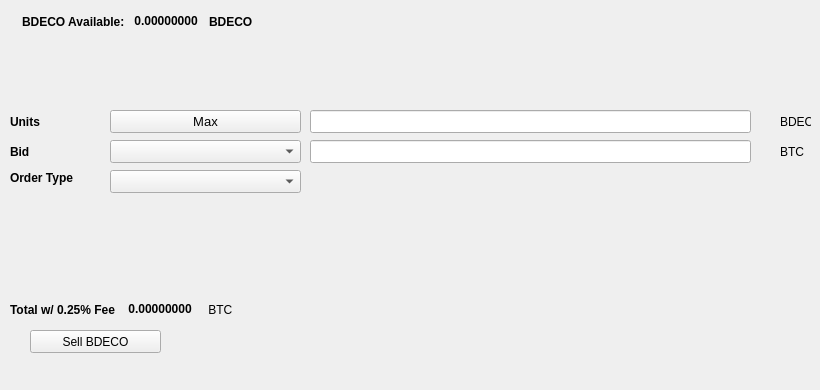
   <widget class="QWidget" name="SellTab">
    <attribute name="title">
     <string>Sell</string>
    </attribute>
    <widget class="QLabel" name="label_16">
     <property name="geometry">
      <rect>
       <x>780</x>
       <y>140</y>
       <width>31</width>
       <height>23</height>
      </rect>
     </property>
     <property name="text">
      <string>BTC</string>
     </property>
    </widget>
    <widget class="QComboBox" name="SellBidcomboBox">
     <property name="geometry">
      <rect>
       <x>110</x>
       <y>140</y>
       <width>191</width>
       <height>23</height>
      </rect>
     </property>
     <property name="font">
      <font>
       <pointsize>10</pointsize>
      </font>
     </property>
    </widget>
    <widget class="QLabel" name="label_18">
     <property name="geometry">
      <rect>
       <x>10</x>
       <y>110</y>
       <width>46</width>
       <height>23</height>
      </rect>
     </property>
     <property name="font">
      <font>
       <weight>75</weight>
       <bold>true</bold>
      </font>
     </property>
     <property name="text">
      <string>Units</string>
     </property>
    </widget>
    <widget class="QPushButton" name="Sell_Max_Amount">
     <property name="geometry">
      <rect>
       <x>110</x>
       <y>110</y>
       <width>191</width>
       <height>23</height>
      </rect>
     </property>
     <property name="font">
      <font>
       <pointsize>10</pointsize>
      </font>
     </property>
     <property name="text">
      <string>Max</string>
     </property>
    </widget>
    <widget class="QLabel" name="label_20">
     <property name="geometry">
      <rect>
       <x>10</x>
       <y>170</y>
       <width>91</width>
       <height>16</height>
      </rect>
     </property>
     <property name="font">
      <font>
       <weight>75</weight>
       <bold>true</bold>
      </font>
     </property>
     <property name="text">
      <string>Order Type</string>
     </property>
    </widget>
    <widget class="QComboBox" name="SellOrdertypeCombo">
     <property name="geometry">
      <rect>
       <x>110</x>
       <y>170</y>
       <width>191</width>
       <height>23</height>
      </rect>
     </property>
     <property name="font">
      <font>
       <pointsize>10</pointsize>
      </font>
     </property>
    </widget>
    <widget class="QLabel" name="label_21">
     <property name="geometry">
      <rect>
       <x>10</x>
       <y>140</y>
       <width>46</width>
       <height>23</height>
      </rect>
     </property>
     <property name="font">
      <font>
       <weight>75</weight>
       <bold>true</bold>
      </font>
     </property>
     <property name="text">
      <string>Bid</string>
     </property>
    </widget>
    <widget class="QLabel" name="label_22">
     <property name="geometry">
      <rect>
       <x>780</x>
       <y>110</y>
       <width>31</width>
       <height>23</height>
      </rect>
     </property>
     <property name="text">
      <string>BDECO</string>
     </property>
    </widget>
    <widget class="QLineEdit" name="UnitsInputBDECO">
     <property name="geometry">
      <rect>
       <x>310</x>
       <y>110</y>
       <width>441</width>
       <height>23</height>
      </rect>
     </property>
     <property name="font">
      <font>
       <pointsize>9</pointsize>
       <weight>75</weight>
       <bold>true</bold>
      </font>
     </property>
    </widget>
    <widget class="QLineEdit" name="SellBidPriceEdit">
     <property name="geometry">
      <rect>
       <x>310</x>
       <y>140</y>
       <width>441</width>
       <height>23</height>
      </rect>
     </property>
     <property name="font">
      <font>
       <pointsize>9</pointsize>
       <weight>75</weight>
       <bold>true</bold>
      </font>
     </property>
    </widget>
    <widget class="QPushButton" name="SellBDECOBTN">
     <property name="geometry">
      <rect>
       <x>30</x>
       <y>330</y>
       <width>131</width>
       <height>23</height>
      </rect>
     </property>
     <property name="text">
      <string>Sell BDECO</string>
     </property>
     <property name="icon">
      <iconset resource="../bdcashprotocol">
       <normaloff>:/icons/bitcoin</normaloff>:/icons/bitcoin</iconset>
     </property>
    </widget>
    <widget class="QWidget" name="layoutWidget3">
     <property name="geometry">
      <rect>
       <x>22</x>
       <y>12</y>
       <width>258</width>
       <height>19</height>
      </rect>
     </property>
     <layout class="QHBoxLayout" name="horizontalLayout">
      <item>
       <widget class="QLabel" name="label232_2">
        <property name="font">
         <font>
          <weight>75</weight>
          <bold>true</bold>
         </font>
        </property>
        <property name="text">
         <string>BDECO Available:</string>
        </property>
       </widget>
      </item>
      <item>
       <widget class="QLabel" name="BDECOAvailableLabel">
        <property name="palette">
         <palette>
          <active>
           <colorrole role="WindowText">
            <brush brushstyle="SolidPattern">
             <color alpha="255">
              <red>0</red>
              <green>0</green>
              <blue>0</blue>
             </color>
            </brush>
           </colorrole>
           <colorrole role="Button">
            <brush brushstyle="SolidPattern">
             <color alpha="255">
              <red>0</red>
              <green>170</green>
              <blue>0</blue>
             </color>
            </brush>
           </colorrole>
           <colorrole role="Light">
            <brush brushstyle="SolidPattern">
             <color alpha="255">
              <red>0</red>
              <green>255</green>
              <blue>0</blue>
             </color>
            </brush>
           </colorrole>
           <colorrole role="Midlight">
            <brush brushstyle="SolidPattern">
             <color alpha="255">
              <red>0</red>
              <green>212</green>
              <blue>0</blue>
             </color>
            </brush>
           </colorrole>
           <colorrole role="Dark">
            <brush brushstyle="SolidPattern">
             <color alpha="255">
              <red>0</red>
              <green>85</green>
              <blue>0</blue>
             </color>
            </brush>
           </colorrole>
           <colorrole role="Mid">
            <brush brushstyle="SolidPattern">
             <color alpha="255">
              <red>0</red>
              <green>113</green>
              <blue>0</blue>
             </color>
            </brush>
           </colorrole>
           <colorrole role="Text">
            <brush brushstyle="SolidPattern">
             <color alpha="255">
              <red>0</red>
              <green>170</green>
              <blue>0</blue>
             </color>
            </brush>
           </colorrole>
           <colorrole role="BrightText">
            <brush brushstyle="SolidPattern">
             <color alpha="255">
              <red>255</red>
              <green>255</green>
              <blue>255</blue>
             </color>
            </brush>
           </colorrole>
           <colorrole role="ButtonText">
            <brush brushstyle="SolidPattern">
             <color alpha="255">
              <red>0</red>
              <green>0</green>
              <blue>0</blue>
             </color>
            </brush>
           </colorrole>
           <colorrole role="Base">
            <brush brushstyle="SolidPattern">
             <color alpha="255">
              <red>255</red>
              <green>255</green>
              <blue>255</blue>
             </color>
            </brush>
           </colorrole>
           <colorrole role="Window">
            <brush brushstyle="SolidPattern">
             <color alpha="255">
              <red>0</red>
              <green>170</green>
              <blue>0</blue>
             </color>
            </brush>
           </colorrole>
           <colorrole role="Shadow">
            <brush brushstyle="SolidPattern">
             <color alpha="255">
              <red>0</red>
              <green>0</green>
              <blue>0</blue>
             </color>
            </brush>
           </colorrole>
           <colorrole role="AlternateBase">
            <brush brushstyle="SolidPattern">
             <color alpha="255">
              <red>127</red>
              <green>212</green>
              <blue>127</blue>
             </color>
            </brush>
           </colorrole>
           <colorrole role="ToolTipBase">
            <brush brushstyle="SolidPattern">
             <color alpha="255">
              <red>255</red>
              <green>255</green>
              <blue>220</blue>
             </color>
            </brush>
           </colorrole>
           <colorrole role="ToolTipText">
            <brush brushstyle="SolidPattern">
             <color alpha="255">
              <red>0</red>
              <green>0</green>
              <blue>0</blue>
             </color>
            </brush>
           </colorrole>
          </active>
          <inactive>
           <colorrole role="WindowText">
            <brush brushstyle="SolidPattern">
             <color alpha="255">
              <red>0</red>
              <green>0</green>
              <blue>0</blue>
             </color>
            </brush>
           </colorrole>
           <colorrole role="Button">
            <brush brushstyle="SolidPattern">
             <color alpha="255">
              <red>0</red>
              <green>170</green>
              <blue>0</blue>
             </color>
            </brush>
           </colorrole>
           <colorrole role="Light">
            <brush brushstyle="SolidPattern">
             <color alpha="255">
              <red>0</red>
              <green>255</green>
              <blue>0</blue>
             </color>
            </brush>
           </colorrole>
           <colorrole role="Midlight">
            <brush brushstyle="SolidPattern">
             <color alpha="255">
              <red>0</red>
              <green>212</green>
              <blue>0</blue>
             </color>
            </brush>
           </colorrole>
           <colorrole role="Dark">
            <brush brushstyle="SolidPattern">
             <color alpha="255">
              <red>0</red>
              <green>85</green>
              <blue>0</blue>
             </color>
            </brush>
           </colorrole>
           <colorrole role="Mid">
            <brush brushstyle="SolidPattern">
             <color alpha="255">
              <red>0</red>
              <green>113</green>
              <blue>0</blue>
             </color>
            </brush>
           </colorrole>
           <colorrole role="Text">
            <brush brushstyle="SolidPattern">
             <color alpha="255">
              <red>0</red>
              <green>170</green>
              <blue>0</blue>
             </color>
            </brush>
           </colorrole>
           <colorrole role="BrightText">
            <brush brushstyle="SolidPattern">
             <color alpha="255">
              <red>255</red>
              <green>255</green>
              <blue>255</blue>
             </color>
            </brush>
           </colorrole>
           <colorrole role="ButtonText">
            <brush brushstyle="SolidPattern">
             <color alpha="255">
              <red>0</red>
              <green>0</green>
              <blue>0</blue>
             </color>
            </brush>
           </colorrole>
           <colorrole role="Base">
            <brush brushstyle="SolidPattern">
             <color alpha="255">
              <red>255</red>
              <green>255</green>
              <blue>255</blue>
             </color>
            </brush>
           </colorrole>
           <colorrole role="Window">
            <brush brushstyle="SolidPattern">
             <color alpha="255">
              <red>0</red>
              <green>170</green>
              <blue>0</blue>
             </color>
            </brush>
           </colorrole>
           <colorrole role="Shadow">
            <brush brushstyle="SolidPattern">
             <color alpha="255">
              <red>0</red>
              <green>0</green>
              <blue>0</blue>
             </color>
            </brush>
           </colorrole>
           <colorrole role="AlternateBase">
            <brush brushstyle="SolidPattern">
             <color alpha="255">
              <red>127</red>
              <green>212</green>
              <blue>127</blue>
             </color>
            </brush>
           </colorrole>
           <colorrole role="ToolTipBase">
            <brush brushstyle="SolidPattern">
             <color alpha="255">
              <red>255</red>
              <green>255</green>
              <blue>220</blue>
             </color>
            </brush>
           </colorrole>
           <colorrole role="ToolTipText">
            <brush brushstyle="SolidPattern">
             <color alpha="255">
              <red>0</red>
              <green>0</green>
              <blue>0</blue>
             </color>
            </brush>
           </colorrole>
          </inactive>
          <disabled>
           <colorrole role="WindowText">
            <brush brushstyle="SolidPattern">
             <color alpha="255">
              <red>0</red>
              <green>85</green>
              <blue>0</blue>
             </color>
            </brush>
           </colorrole>
           <colorrole role="Button">
            <brush brushstyle="SolidPattern">
             <color alpha="255">
              <red>0</red>
              <green>170</green>
              <blue>0</blue>
             </color>
            </brush>
           </colorrole>
           <colorrole role="Light">
            <brush brushstyle="SolidPattern">
             <color alpha="255">
              <red>0</red>
              <green>255</green>
              <blue>0</blue>
             </color>
            </brush>
           </colorrole>
           <colorrole role="Midlight">
            <brush brushstyle="SolidPattern">
             <color alpha="255">
              <red>0</red>
              <green>212</green>
              <blue>0</blue>
             </color>
            </brush>
           </colorrole>
           <colorrole role="Dark">
            <brush brushstyle="SolidPattern">
             <color alpha="255">
              <red>0</red>
              <green>85</green>
              <blue>0</blue>
             </color>
            </brush>
           </colorrole>
           <colorrole role="Mid">
            <brush brushstyle="SolidPattern">
             <color alpha="255">
              <red>0</red>
              <green>113</green>
              <blue>0</blue>
             </color>
            </brush>
           </colorrole>
           <colorrole role="Text">
            <brush brushstyle="SolidPattern">
             <color alpha="255">
              <red>0</red>
              <green>85</green>
              <blue>0</blue>
             </color>
            </brush>
           </colorrole>
           <colorrole role="BrightText">
            <brush brushstyle="SolidPattern">
             <color alpha="255">
              <red>255</red>
              <green>255</green>
              <blue>255</blue>
             </color>
            </brush>
           </colorrole>
           <colorrole role="ButtonText">
            <brush brushstyle="SolidPattern">
             <color alpha="255">
              <red>0</red>
              <green>85</green>
              <blue>0</blue>
             </color>
            </brush>
           </colorrole>
           <colorrole role="Base">
            <brush brushstyle="SolidPattern">
             <color alpha="255">
              <red>0</red>
              <green>170</green>
              <blue>0</blue>
             </color>
            </brush>
           </colorrole>
           <colorrole role="Window">
            <brush brushstyle="SolidPattern">
             <color alpha="255">
              <red>0</red>
              <green>170</green>
              <blue>0</blue>
             </color>
            </brush>
           </colorrole>
           <colorrole role="Shadow">
            <brush brushstyle="SolidPattern">
             <color alpha="255">
              <red>0</red>
              <green>0</green>
              <blue>0</blue>
             </color>
            </brush>
           </colorrole>
           <colorrole role="AlternateBase">
            <brush brushstyle="SolidPattern">
             <color alpha="255">
              <red>0</red>
              <green>170</green>
              <blue>0</blue>
             </color>
            </brush>
           </colorrole>
           <colorrole role="ToolTipBase">
            <brush brushstyle="SolidPattern">
             <color alpha="255">
              <red>255</red>
              <green>255</green>
              <blue>220</blue>
             </color>
            </brush>
           </colorrole>
           <colorrole role="ToolTipText">
            <brush brushstyle="SolidPattern">
             <color alpha="255">
              <red>0</red>
              <green>0</green>
              <blue>0</blue>
             </color>
            </brush>
           </colorrole>
          </disabled>
         </palette>
        </property>
        <property name="font">
         <font>
          <weight>75</weight>
          <bold>true</bold>
         </font>
        </property>
        <property name="text">
         <string> 0.00000000 </string>
        </property>
        <property name="textInteractionFlags">
         <set>Qt::LinksAccessibleByMouse|Qt::TextSelectableByKeyboard|Qt::TextSelectableByMouse</set>
        </property>
       </widget>
      </item>
      <item>
       <widget class="QLabel" name="labelBDECO">
        <property name="font">
         <font>
          <weight>75</weight>
          <bold>true</bold>
         </font>
        </property>
        <property name="text">
         <string>BDECO</string>
        </property>
       </widget>
      </item>
     </layout>
    </widget>
    <widget class="QWidget" name="layoutWidget">
     <property name="geometry">
      <rect>
       <x>10</x>
       <y>300</y>
       <width>268</width>
       <height>19</height>
      </rect>
     </property>
     <layout class="QHBoxLayout" name="horizontalLayout_2">
      <item>
       <widget class="QLabel" name="label_19">
        <property name="font">
         <font>
          <weight>75</weight>
          <bold>true</bold>
         </font>
        </property>
        <property name="text">
         <string>Total w/ 0.25% Fee </string>
        </property>
       </widget>
      </item>
      <item>
       <widget class="QLabel" name="SellCostLabel">
        <property name="palette">
         <palette>
          <active>
           <colorrole role="WindowText">
            <brush brushstyle="SolidPattern">
             <color alpha="255">
              <red>0</red>
              <green>0</green>
              <blue>0</blue>
             </color>
            </brush>
           </colorrole>
           <colorrole role="Button">
            <brush brushstyle="SolidPattern">
             <color alpha="255">
              <red>0</red>
              <green>170</green>
              <blue>0</blue>
             </color>
            </brush>
           </colorrole>
           <colorrole role="Light">
            <brush brushstyle="SolidPattern">
             <color alpha="255">
              <red>0</red>
              <green>255</green>
              <blue>0</blue>
             </color>
            </brush>
           </colorrole>
           <colorrole role="Midlight">
            <brush brushstyle="SolidPattern">
             <color alpha="255">
              <red>0</red>
              <green>212</green>
              <blue>0</blue>
             </color>
            </brush>
           </colorrole>
           <colorrole role="Dark">
            <brush brushstyle="SolidPattern">
             <color alpha="255">
              <red>0</red>
              <green>85</green>
              <blue>0</blue>
             </color>
            </brush>
           </colorrole>
           <colorrole role="Mid">
            <brush brushstyle="SolidPattern">
             <color alpha="255">
              <red>0</red>
              <green>113</green>
              <blue>0</blue>
             </color>
            </brush>
           </colorrole>
           <colorrole role="Text">
            <brush brushstyle="SolidPattern">
             <color alpha="255">
              <red>0</red>
              <green>170</green>
              <blue>0</blue>
             </color>
            </brush>
           </colorrole>
           <colorrole role="BrightText">
            <brush brushstyle="SolidPattern">
             <color alpha="255">
              <red>255</red>
              <green>255</green>
              <blue>255</blue>
             </color>
            </brush>
           </colorrole>
           <colorrole role="ButtonText">
            <brush brushstyle="SolidPattern">
             <color alpha="255">
              <red>0</red>
              <green>0</green>
              <blue>0</blue>
             </color>
            </brush>
           </colorrole>
           <colorrole role="Base">
            <brush brushstyle="SolidPattern">
             <color alpha="255">
              <red>255</red>
              <green>255</green>
              <blue>255</blue>
             </color>
            </brush>
           </colorrole>
           <colorrole role="Window">
            <brush brushstyle="SolidPattern">
             <color alpha="255">
              <red>0</red>
              <green>170</green>
              <blue>0</blue>
             </color>
            </brush>
           </colorrole>
           <colorrole role="Shadow">
            <brush brushstyle="SolidPattern">
             <color alpha="255">
              <red>0</red>
              <green>0</green>
              <blue>0</blue>
             </color>
            </brush>
           </colorrole>
           <colorrole role="AlternateBase">
            <brush brushstyle="SolidPattern">
             <color alpha="255">
              <red>127</red>
              <green>212</green>
              <blue>127</blue>
             </color>
            </brush>
           </colorrole>
           <colorrole role="ToolTipBase">
            <brush brushstyle="SolidPattern">
             <color alpha="255">
              <red>255</red>
              <green>255</green>
              <blue>220</blue>
             </color>
            </brush>
           </colorrole>
           <colorrole role="ToolTipText">
            <brush brushstyle="SolidPattern">
             <color alpha="255">
              <red>0</red>
              <green>0</green>
              <blue>0</blue>
             </color>
            </brush>
           </colorrole>
          </active>
          <inactive>
           <colorrole role="WindowText">
            <brush brushstyle="SolidPattern">
             <color alpha="255">
              <red>0</red>
              <green>0</green>
              <blue>0</blue>
             </color>
            </brush>
           </colorrole>
           <colorrole role="Button">
            <brush brushstyle="SolidPattern">
             <color alpha="255">
              <red>0</red>
              <green>170</green>
              <blue>0</blue>
             </color>
            </brush>
           </colorrole>
           <colorrole role="Light">
            <brush brushstyle="SolidPattern">
             <color alpha="255">
              <red>0</red>
              <green>255</green>
              <blue>0</blue>
             </color>
            </brush>
           </colorrole>
           <colorrole role="Midlight">
            <brush brushstyle="SolidPattern">
             <color alpha="255">
              <red>0</red>
              <green>212</green>
              <blue>0</blue>
             </color>
            </brush>
           </colorrole>
           <colorrole role="Dark">
            <brush brushstyle="SolidPattern">
             <color alpha="255">
              <red>0</red>
              <green>85</green>
              <blue>0</blue>
             </color>
            </brush>
           </colorrole>
           <colorrole role="Mid">
            <brush brushstyle="SolidPattern">
             <color alpha="255">
              <red>0</red>
              <green>113</green>
              <blue>0</blue>
             </color>
            </brush>
           </colorrole>
           <colorrole role="Text">
            <brush brushstyle="SolidPattern">
             <color alpha="255">
              <red>0</red>
              <green>170</green>
              <blue>0</blue>
             </color>
            </brush>
           </colorrole>
           <colorrole role="BrightText">
            <brush brushstyle="SolidPattern">
             <color alpha="255">
              <red>255</red>
              <green>255</green>
              <blue>255</blue>
             </color>
            </brush>
           </colorrole>
           <colorrole role="ButtonText">
            <brush brushstyle="SolidPattern">
             <color alpha="255">
              <red>0</red>
              <green>0</green>
              <blue>0</blue>
             </color>
            </brush>
           </colorrole>
           <colorrole role="Base">
            <brush brushstyle="SolidPattern">
             <color alpha="255">
              <red>255</red>
              <green>255</green>
              <blue>255</blue>
             </color>
            </brush>
           </colorrole>
           <colorrole role="Window">
            <brush brushstyle="SolidPattern">
             <color alpha="255">
              <red>0</red>
              <green>170</green>
              <blue>0</blue>
             </color>
            </brush>
           </colorrole>
           <colorrole role="Shadow">
            <brush brushstyle="SolidPattern">
             <color alpha="255">
              <red>0</red>
              <green>0</green>
              <blue>0</blue>
             </color>
            </brush>
           </colorrole>
           <colorrole role="AlternateBase">
            <brush brushstyle="SolidPattern">
             <color alpha="255">
              <red>127</red>
              <green>212</green>
              <blue>127</blue>
             </color>
            </brush>
           </colorrole>
           <colorrole role="ToolTipBase">
            <brush brushstyle="SolidPattern">
             <color alpha="255">
              <red>255</red>
              <green>255</green>
              <blue>220</blue>
             </color>
            </brush>
           </colorrole>
           <colorrole role="ToolTipText">
            <brush brushstyle="SolidPattern">
             <color alpha="255">
              <red>0</red>
              <green>0</green>
              <blue>0</blue>
             </color>
            </brush>
           </colorrole>
          </inactive>
          <disabled>
           <colorrole role="WindowText">
            <brush brushstyle="SolidPattern">
             <color alpha="255">
              <red>0</red>
              <green>85</green>
              <blue>0</blue>
             </color>
            </brush>
           </colorrole>
           <colorrole role="Button">
            <brush brushstyle="SolidPattern">
             <color alpha="255">
              <red>0</red>
              <green>170</green>
              <blue>0</blue>
             </color>
            </brush>
           </colorrole>
           <colorrole role="Light">
            <brush brushstyle="SolidPattern">
             <color alpha="255">
              <red>0</red>
              <green>255</green>
              <blue>0</blue>
             </color>
            </brush>
           </colorrole>
           <colorrole role="Midlight">
            <brush brushstyle="SolidPattern">
             <color alpha="255">
              <red>0</red>
              <green>212</green>
              <blue>0</blue>
             </color>
            </brush>
           </colorrole>
           <colorrole role="Dark">
            <brush brushstyle="SolidPattern">
             <color alpha="255">
              <red>0</red>
              <green>85</green>
              <blue>0</blue>
             </color>
            </brush>
           </colorrole>
           <colorrole role="Mid">
            <brush brushstyle="SolidPattern">
             <color alpha="255">
              <red>0</red>
              <green>113</green>
              <blue>0</blue>
             </color>
            </brush>
           </colorrole>
           <colorrole role="Text">
            <brush brushstyle="SolidPattern">
             <color alpha="255">
              <red>0</red>
              <green>85</green>
              <blue>0</blue>
             </color>
            </brush>
           </colorrole>
           <colorrole role="BrightText">
            <brush brushstyle="SolidPattern">
             <color alpha="255">
              <red>255</red>
              <green>255</green>
              <blue>255</blue>
             </color>
            </brush>
           </colorrole>
           <colorrole role="ButtonText">
            <brush brushstyle="SolidPattern">
             <color alpha="255">
              <red>0</red>
              <green>85</green>
              <blue>0</blue>
             </color>
            </brush>
           </colorrole>
           <colorrole role="Base">
            <brush brushstyle="SolidPattern">
             <color alpha="255">
              <red>0</red>
              <green>170</green>
              <blue>0</blue>
             </color>
            </brush>
           </colorrole>
           <colorrole role="Window">
            <brush brushstyle="SolidPattern">
             <color alpha="255">
              <red>0</red>
              <green>170</green>
              <blue>0</blue>
             </color>
            </brush>
           </colorrole>
           <colorrole role="Shadow">
            <brush brushstyle="SolidPattern">
             <color alpha="255">
              <red>0</red>
              <green>0</green>
              <blue>0</blue>
             </color>
            </brush>
           </colorrole>
           <colorrole role="AlternateBase">
            <brush brushstyle="SolidPattern">
             <color alpha="255">
              <red>0</red>
              <green>170</green>
              <blue>0</blue>
             </color>
            </brush>
           </colorrole>
           <colorrole role="ToolTipBase">
            <brush brushstyle="SolidPattern">
             <color alpha="255">
              <red>255</red>
              <green>255</green>
              <blue>220</blue>
             </color>
            </brush>
           </colorrole>
           <colorrole role="ToolTipText">
            <brush brushstyle="SolidPattern">
             <color alpha="255">
              <red>0</red>
              <green>0</green>
              <blue>0</blue>
             </color>
            </brush>
           </colorrole>
          </disabled>
         </palette>
        </property>
        <property name="font">
         <font>
          <weight>75</weight>
          <bold>true</bold>
         </font>
        </property>
        <property name="autoFillBackground">
         <bool>false</bool>
        </property>
        <property name="text">
         <string> 0.00000000</string>
        </property>
        <property name="textInteractionFlags">
         <set>Qt::LinksAccessibleByMouse|Qt::TextSelectableByMouse</set>
        </property>
       </widget>
      </item>
      <item>
       <widget class="QLabel" name="label_17">
        <property name="font">
         <font>
          <weight>50</weight>
          <bold>false</bold>
         </font>
        </property>
        <property name="text">
         <string> BTC</string>
        </property>
       </widget>
      </item>
     </layout>
    </widget>
    <widget class="QLabel" name="label_23">
     <property name="geometry">
      <rect>
       <x>460</x>
       <y>300</y>
       <width>281</width>
       <height>81</height>
      </rect>
     </property>
     <property name="text">
      <string/>
     </property>
     <property name="pixmap">
      <pixmap>:/images/bittrex</pixmap>
     </property>
    </widget>
   </widget>
